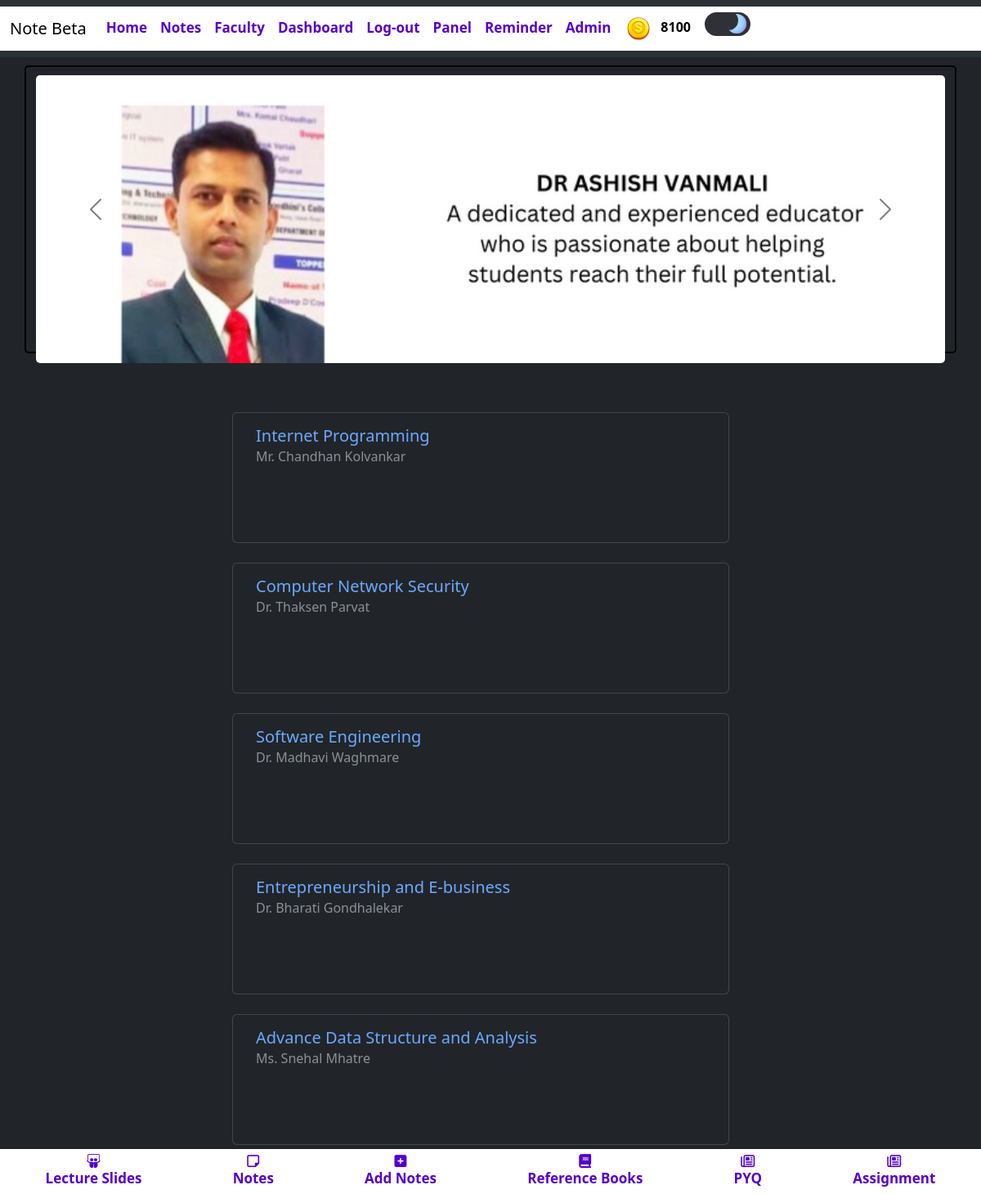
Screenshot of /faculty/ (signed in) with the database file from the repository.
### blogapp/models.py (models this page shows, shortened)
class UserAccount(AbstractBaseUser, PermissionsMixin):
    email = models.CharField(max_length = 50,unique=True)
    name = models.CharField(max_length=200)
    is_active = models.BooleanField(default=True)
    is_mod = models.BooleanField(default=False)
    is_nUser = models.BooleanField(default=True)
    is_staff = models.BooleanField(default=False)
    coins_scored = models.IntegerField(default=100,null=True,blank=True)
    rank = models.IntegerField(default=0)
    bookmarks = models.ManyToManyField('blogapp.Notes', blank=True)
    is_emailVerified = models.BooleanField(default=False)
    objects = UserAccountManager()
    USERNAME_FIELD = 'email'
    REQUIRED_FIELDS = ['name']

class Subject(models.Model):
    name = models.CharField(max_length=50)
    teacher = models.CharField(max_length=50)
    teacherurl = models.CharField(max_length=300,null=True,blank=True)
    img = models.ImageField(upload_to='subImage/',null=True,blank=True)

### blogapp/views.py (the view)
# urls.py: path('faculty/',views.teacher,name='teacher'),
@login_required(login_url='/login/')
def teacher(request):
    sub=Subject.objects.all()
    context={
        'sub':sub,
    }
    return render(request,'main/teacher.html',context)

### templates/main/teacher.html (shortened to what this page needs)
{% extends 'index.html' %}
{% block content %}
{% load static %}
<div class="container" >
    <div class="row " >
    <div id="carouselExampleAutoplaying"  style=" border: 2px solid black;" class="carousel carousel-dark slide adi" data-bs-ride="carousel">
    <div class="carousel-inner adi">
        <div class="carousel-item active" >
        <a href="https://ashishvanmali.wordpress.com/" target="_blank">
        <img src="{% static 'images/teachers/1.png'  %}"  class="img-fluid d-block w-100" alt="..."></a>
        </div>
    </div>
    <button class="carousel-control-prev " type="button" data-bs-target="#carouselExampleAutoplaying" data-bs-slide="prev">
        <span class="carousel-control-prev-icon reh"  aria-hidden="true"></span>
    </button>
    <button class="carousel-control-next " type="button" data-bs-target="#carouselExampleAutoplaying" data-bs-slide="next">
        <span class="carousel-control-next-icon" aria-hidden="true"></span>
    </button>
    </div>
</div>
</div>
<div class="mt-5 row d-flex justify-content-center align-items-center " >
        {% for x in sub %}
        <div class="card mt-4 me-4 subj"  >
            <a href="{{x.teacherurl}}" target="_blank" style="text-decoration: none ;">
            <div class="card-body">
                <h5 class="card-title">{{x.name}}</h5>
                <h6 class="card-subtitle mb-2 text-muted">{{x.teacher}}</h6>
            </div></a>
        </div>
        {% endfor %}
    </div>
{% endblock %}

### templates/components/header.html (shortened to what this page needs)
{% load static %}
<nav class="navbar navbar-expand-lg bg-body-tertiary" >
    <div class="container-fluid" style="background-color: white;">
      <a class="navbar-brand mb-0 h1" href="{% url 'notes'%}" style="color: black;">Note Beta</a>
      <div class="collapse navbar-collapse" id="navbarTogglerDemo03">
        <ul class="navbar-nav me-auto mb-2 mb-lg-0" >
          {% if user.is_authenticated %}
          <li class="nav-item">
            <a class="nav-link abc" href="{% url 'home' %}" >Home</a>
          </li>
          <li class="nav-item" >
            <a class="nav-link abc" href="{% url 'notes' %}" >Notes</a>
          </li>
          <li class="nav-item" >
            <a class="nav-link abc" href="{% url 'teacher' %}" >Faculty</a>
          </li>
          <li class="nav-item" >
            <a class="nav-link abc" href="{% url 'dashboard' %}" >Dashboard</a>
          </li>
          <li class="nav-item">
            <a class="nav-link abc" href="{% url 'logout' %}" >Log-out</a>
          </li>
          {% endif %}
          {% if user.is_superuser %}
          <li class="nav-item">
            <a class="nav-link abc" href="{% url 'adminResponse' %}" >Panel</a>
          </li>
          <li class="nav-item">
            <a class="nav-link abc" href="{% url 'add_reminder' %}" >Reminder</a>
          </li>
            <li class="nav-item">
            <a class="nav-link abc" href="{% url 'admin:index' %}" >Admin</a>
          </li>
          {% endif %}
          {% if user.is_authenticated %}
          <table class="coins">
          <th>
          <img src="{% static 'images/coin.png' %}" alt="">
          </th>
          <th>
          <p class="cna" id="cna" style="color: black;">{{ user.coins_scored }}</p>
          </th>
          </table>
    {% endif %}
            <label class="switch">
              <span class="slider"></span>
            </label>
      </div>
    </div>
  </nav>

### templates/components/header.html (style rules this page uses)
.nav-link { margin-top: 5px; color: #5500cb; font-size: 17px; font-weight: bold; }
.coins { width: 3px; }
.cna { margin-top: 12px; font-weight: bold; }
.switch { margin-left: 1em; margin-top: 7px; --width-of-switch: 3.5em; --height-of-switch: 1.8em; --size-of-icon: 1.4em; --slider-offset: 0.3em; position: relative; width: var(--width-of-switch); height: var(--height-of-switch); }
.slider { position: absolute; cursor: pointer; top: 0; left: 0; right: 0; bottom: 0; background-color: #f4f4f5; transition: .4s; border-radius: 30px; }
.slider:before { position: absolute; content: ""; height: var(--size-of-icon,1.4em); width: var(--size-of-icon,1.4em); border-radius: 20px; left: var(--slider-offset,0.3em); top: 50%; transform: translateY(-50%); background: linear-gradient(40deg,#ff0080,#ff8c00 70%); ; transition: .4s; }
input:checked + .slider { background-color: #303136; }
input:checked + .slider:before { left: calc(100% - (var(--size-of-icon,1.4em) + var(--slider-offset,0.3em))); background: #303136; box-shadow: inset -3px -2px 5px -2px #8983f7, inset -10px -4px 0 0 #a3dafb; }

### templates/main/teacher.html (style rules this page uses)
.adi { margin-top: 10px; max-height: 22rem ; border-radius: 5px; }
.reh { color: black; }
.subj { width: 38rem; height: 10rem; }

### templates/components/notesBottomNav.html (style rules this page uses)
i,span { color: #5500cb; font-size: 17px; font-weight: bold; }

### rows the page displays
UserAccount: coins_scored "8100"
Subject: name "Internet Programming", teacher "Mr. Chandhan Kolvankar"
Subject: name "Computer Network Security", teacher "Dr. Thaksen Parvat"
Subject: name "Software Engineering", teacher "Dr. Madhavi Waghmare"
Subject: name "Entrepreneurship and E-business", teacher "Dr. Bharati Gondhalekar"
Subject: name "Advance Data Structure and Analysis", teacher "Ms. Snehal Mhatre"
